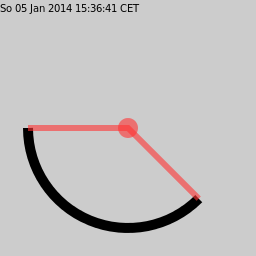

The script that saved this image:
## header to provide surface and context
using Cairo
c = CairoRGBSurface(256,256);
cr = CairoContext(c);

save(cr);
set_source_rgb(cr,0.8,0.8,0.8);    # light gray
rectangle(cr,0.0,0.0,256.0,256.0); # background
fill(cr);
restore(cr);

## original example, following here
xc = 128.0;
yc = 128.0;
radius = 100.0;
angle1 = 45.0  * (pi/180.0);  # angles are specified 
angle2 = 180.0 * (pi/180.0);  # in radians           

set_line_width(cr, 10.0);
arc(cr, xc, yc, radius, angle1, angle2);
stroke(cr);

# draw helping lines 
set_source_rgba(cr, 1, 0.2, 0.2, 0.6);
set_line_width(cr, 6.0);

arc(cr, xc, yc, 10.0, 0, 2*pi);
fill(cr);

arc(cr, xc, yc, radius, angle1, angle1);
line_to(cr, xc, yc);
arc(cr, xc, yc, radius, angle2, angle2);
line_to(cr, xc, yc);
stroke(cr);

## mark picture with current date
move_to(cr,0.0,12.0);
set_source_rgb (cr, 0,0,0);
show_text(cr,strftime(time()));
write_to_png(c,"sample_arc.png");
